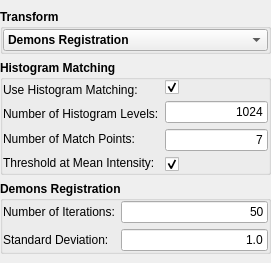
<?xml version="1.0" encoding="UTF-8"?>
<ui version="4.0">
 <class>QmitkDemonsRegistrationViewControls</class>
 <widget class="QWidget" name="QmitkDemonsRegistrationViewControls">
  <property name="geometry">
   <rect>
    <x>0</x>
    <y>0</y>
    <width>271</width>
    <height>256</height>
   </rect>
  </property>
  <property name="minimumSize">
   <size>
    <width>0</width>
    <height>0</height>
   </size>
  </property>
  <property name="windowTitle">
   <string>QmitkDemonsRegistrationViewControls</string>
  </property>
  <layout class="QVBoxLayout" name="verticalLayout_4">
   <property name="spacing">
    <number>6</number>
   </property>
   <property name="leftMargin">
    <number>0</number>
   </property>
   <property name="topMargin">
    <number>9</number>
   </property>
   <property name="rightMargin">
    <number>0</number>
   </property>
   <property name="bottomMargin">
    <number>9</number>
   </property>
   <item>
    <widget class="QGroupBox" name="groupBox">
     <property name="font">
      <font>
       <weight>75</weight>
       <bold>true</bold>
      </font>
     </property>
     <property name="title">
      <string>Transform</string>
     </property>
     <property name="flat">
      <bool>true</bool>
     </property>
     <layout class="QVBoxLayout" name="verticalLayout_3">
      <property name="margin">
       <number>0</number>
      </property>
      <item>
       <widget class="QComboBox" name="m_RegistrationSelection">
        <item>
         <property name="text">
          <string>Demons Registration</string>
         </property>
        </item>
        <item>
         <property name="text">
          <string>Symmetric Forces Demons Registration</string>
         </property>
        </item>
       </widget>
      </item>
     </layout>
    </widget>
   </item>
   <item>
    <widget class="QGroupBox" name="histogramMatchingBox_2">
     <property name="font">
      <font>
       <weight>75</weight>
       <bold>true</bold>
      </font>
     </property>
     <property name="title">
      <string>Histogram Matching</string>
     </property>
     <property name="flat">
      <bool>true</bool>
     </property>
     <layout class="QVBoxLayout" name="verticalLayout">
      <property name="margin">
       <number>0</number>
      </property>
      <item>
       <layout class="QHBoxLayout" name="_2">
        <item>
         <layout class="QVBoxLayout" name="_3">
          <item>
           <widget class="QLabel" name="useHistogramMatching">
            <property name="font">
             <font>
              <weight>50</weight>
              <bold>false</bold>
             </font>
            </property>
            <property name="text">
             <string>Use Histogram Matching:</string>
            </property>
            <property name="wordWrap">
             <bool>false</bool>
            </property>
           </widget>
          </item>
          <item>
           <widget class="QLabel" name="numberOfHistogramLevels">
            <property name="font">
             <font>
              <weight>50</weight>
              <bold>false</bold>
             </font>
            </property>
            <property name="text">
             <string>Number of Histogram Levels:</string>
            </property>
            <property name="wordWrap">
             <bool>false</bool>
            </property>
           </widget>
          </item>
          <item>
           <widget class="QLabel" name="numberOfMatchPoints">
            <property name="font">
             <font>
              <weight>50</weight>
              <bold>false</bold>
             </font>
            </property>
            <property name="text">
             <string>Number of Match Points:</string>
            </property>
            <property name="wordWrap">
             <bool>false</bool>
            </property>
           </widget>
          </item>
          <item>
           <widget class="QLabel" name="thresholdAtMeanIntensity">
            <property name="font">
             <font>
              <weight>50</weight>
              <bold>false</bold>
             </font>
            </property>
            <property name="text">
             <string>Threshold at Mean Intensity:</string>
            </property>
            <property name="wordWrap">
             <bool>false</bool>
            </property>
           </widget>
          </item>
         </layout>
        </item>
        <item>
         <layout class="QVBoxLayout" name="_4">
          <item>
           <widget class="QCheckBox" name="m_UseHistogramMatching">
            <property name="font">
             <font>
              <weight>50</weight>
              <bold>false</bold>
             </font>
            </property>
            <property name="text">
             <string/>
            </property>
            <property name="checked">
             <bool>true</bool>
            </property>
           </widget>
          </item>
          <item>
           <widget class="QLineEdit" name="m_NumberOfHistogramLevels">
            <property name="font">
             <font>
              <weight>50</weight>
              <bold>false</bold>
             </font>
            </property>
            <property name="text">
             <string>1024</string>
            </property>
            <property name="alignment">
             <set>Qt::AlignRight</set>
            </property>
           </widget>
          </item>
          <item>
           <widget class="QLineEdit" name="m_NumberOfMatchPoints">
            <property name="font">
             <font>
              <weight>50</weight>
              <bold>false</bold>
             </font>
            </property>
            <property name="text">
             <string>7</string>
            </property>
            <property name="alignment">
             <set>Qt::AlignRight</set>
            </property>
           </widget>
          </item>
          <item>
           <widget class="QCheckBox" name="m_ThresholdAtMeanIntensity">
            <property name="font">
             <font>
              <weight>50</weight>
              <bold>false</bold>
             </font>
            </property>
            <property name="text">
             <string/>
            </property>
            <property name="checked">
             <bool>true</bool>
            </property>
           </widget>
          </item>
         </layout>
        </item>
       </layout>
      </item>
     </layout>
    </widget>
   </item>
   <item>
    <widget class="QGroupBox" name="demonsRegistrationBox_2">
     <property name="font">
      <font>
       <weight>75</weight>
       <bold>true</bold>
      </font>
     </property>
     <property name="title">
      <string>Demons Registration</string>
     </property>
     <property name="flat">
      <bool>true</bool>
     </property>
     <layout class="QVBoxLayout" name="verticalLayout_2">
      <property name="margin">
       <number>0</number>
      </property>
      <item>
       <layout class="QHBoxLayout" name="_5">
        <item>
         <layout class="QVBoxLayout" name="_6">
          <item>
           <widget class="QLabel" name="iterationsLabel">
            <property name="font">
             <font>
              <weight>50</weight>
              <bold>false</bold>
             </font>
            </property>
            <property name="text">
             <string>Number of Iterations:</string>
            </property>
            <property name="wordWrap">
             <bool>false</bool>
            </property>
           </widget>
          </item>
          <item>
           <widget class="QLabel" name="standardDeviationLabel">
            <property name="font">
             <font>
              <weight>50</weight>
              <bold>false</bold>
             </font>
            </property>
            <property name="text">
             <string>Standard Deviation:</string>
            </property>
            <property name="wordWrap">
             <bool>false</bool>
            </property>
           </widget>
          </item>
         </layout>
        </item>
        <item>
         <layout class="QVBoxLayout" name="_7">
          <item>
           <widget class="QLineEdit" name="m_Iterations">
            <property name="sizePolicy">
             <sizepolicy hsizetype="MinimumExpanding" vsizetype="Fixed">
              <horstretch>0</horstretch>
              <verstretch>0</verstretch>
             </sizepolicy>
            </property>
            <property name="font">
             <font>
              <weight>50</weight>
              <bold>false</bold>
             </font>
            </property>
            <property name="text">
             <string>50</string>
            </property>
            <property name="alignment">
             <set>Qt::AlignRight</set>
            </property>
           </widget>
          </item>
          <item>
           <widget class="QLineEdit" name="m_StandardDeviation">
            <property name="font">
             <font>
              <weight>50</weight>
              <bold>false</bold>
             </font>
            </property>
            <property name="text">
             <string>1.0</string>
            </property>
            <property name="alignment">
             <set>Qt::AlignRight</set>
            </property>
           </widget>
          </item>
         </layout>
        </item>
       </layout>
      </item>
     </layout>
    </widget>
   </item>
  </layout>
 </widget>
 <layoutdefault spacing="6" margin="11"/>
 <includes>
  <include location="local">mitkDataNode.h</include>
  <include location="local">mitkDemonsRegistration.h</include>
  <include location="local">mitkHistogramMatching.h</include>
  <include location="local">mitkSymmetricForcesDemonsRegistration.h</include>
 </includes>
 <resources/>
 <connections/>
</ui>
